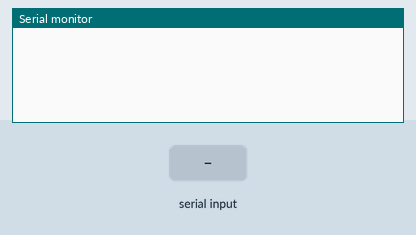
The sketch below on a simulated Arduino Zero (SAMD21). Parts: the last lines printed to the serial monitor. The inputs (shaded band) are chosen by the test bench.

Above: at 1.2 s.
1.3 s: "1" received over Serial
At 2.2 s:
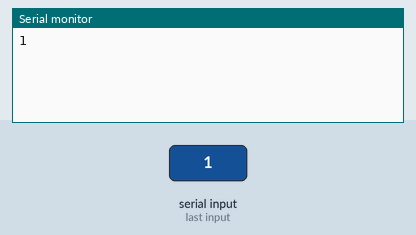
2.8 s: "a" received over Serial
At 3.4 s:
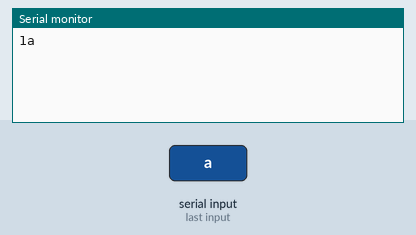

The sketch:

OpenCM_communication.ino
```cpp
void setup(){
SerialUSB.begin();
}

byte temp = 0;

void loop(){

if ( SerialUSB.available() ){
temp = SerialUSB.read();
char a = (char)temp;
//int b = a+1;
if(a == '1'){
SerialUSB.print((char)a);}
else if((char)a == 'a'){
SerialUSB.print((char)a);}
}

}
```

Measured:
- after the input at 1.3 s, the serial monitor: prints a new line at once (image 1)
- after the input at 2.8 s, the serial monitor: prints a new line at once (image 2)
